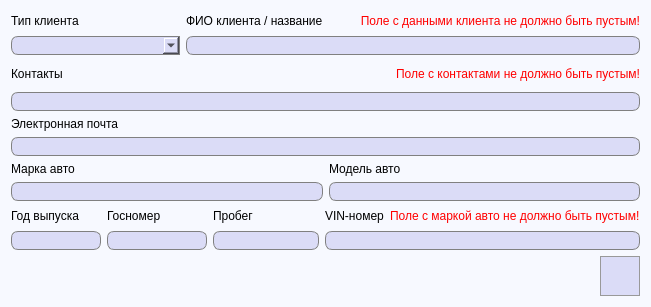
<?xml version="1.0" encoding="UTF-8"?>
<ui version="4.0">
 <class>AddClient</class>
 <widget class="QDialog" name="AddClient">
  <property name="geometry">
   <rect>
    <x>0</x>
    <y>0</y>
    <width>651</width>
    <height>307</height>
   </rect>
  </property>
  <property name="windowTitle">
   <string>Добавление клиента</string>
  </property>
  <property name="windowOpacity">
   <double>1.000000000000000</double>
  </property>
  <property name="styleSheet">
   <string notr="true">QDialog {
	background-color: #f7f9ff;
}

QMessageBox {
	background-color: white;
}</string>
  </property>
  <property name="modal">
   <bool>false</bool>
  </property>
  <layout class="QGridLayout" name="gridLayout_5">
   <item row="0" column="0" colspan="2">
    <layout class="QGridLayout" name="gridLayout">
     <item row="0" column="0">
      <widget class="QLabel" name="label_7">
       <property name="font">
        <font>
         <pointsize>9</pointsize>
        </font>
       </property>
       <property name="text">
        <string>Тип клиента</string>
       </property>
      </widget>
     </item>
     <item row="0" column="1">
      <widget class="QLabel" name="label">
       <property name="font">
        <font>
         <pointsize>9</pointsize>
        </font>
       </property>
       <property name="text">
        <string>ФИО клиента / название</string>
       </property>
      </widget>
     </item>
     <item row="0" column="2">
      <widget class="QLabel" name="nameErrorLabel">
       <property name="font">
        <font>
         <pointsize>9</pointsize>
        </font>
       </property>
       <property name="styleSheet">
        <string notr="true">QLabel {
	color: red;
}</string>
       </property>
       <property name="text">
        <string>Поле с данными клиента не должно быть пустым!</string>
       </property>
       <property name="alignment">
        <set>Qt::AlignRight|Qt::AlignTrailing|Qt::AlignVCenter</set>
       </property>
      </widget>
     </item>
     <item row="1" column="0">
      <widget class="QComboBox" name="clientTypeComboBox">
       <property name="font">
        <font>
         <pointsize>10</pointsize>
        </font>
       </property>
       <property name="styleSheet">
        <string notr="true">QComboBox {
	border: 1px solid gray;
    border-top-left-radius: 7px;
	border-bottom-left-radius: 7px;
    background-color: #dbdcf7;
	padding-left: 6px;
}</string>
       </property>
      </widget>
     </item>
     <item row="1" column="1" colspan="2">
      <widget class="QLineEdit" name="clientFMLnameLine">
       <property name="font">
        <font>
         <pointsize>10</pointsize>
        </font>
       </property>
       <property name="styleSheet">
        <string notr="true">QLineEdit {
	border: 1px solid gray;
    border-radius: 7px;
    background-color: #dbdcf7;
	padding-left: 3px;
}</string>
       </property>
       <property name="frame">
        <bool>true</bool>
       </property>
      </widget>
     </item>
    </layout>
   </item>
   <item row="4" column="1">
    <widget class="QPushButton" name="saveClientButton">
     <property name="minimumSize">
      <size>
       <width>40</width>
       <height>40</height>
      </size>
     </property>
     <property name="maximumSize">
      <size>
       <width>40</width>
       <height>40</height>
      </size>
     </property>
     <property name="styleSheet">
      <string notr="true">QPushButton {
	background-color: #dbdcf7;
	border: 1px solid #999999;
}

QPushButton:hover {
	background-color: #d5d6f0;
	border: 1px solid #acacac;
}

QPushButton:pressed {
	background-color: #cbcde6;
	border: 2px solid #999999;
}</string>
     </property>
     <property name="text">
      <string/>
     </property>
     <property name="icon">
      <iconset resource="images.qrc">
       <normaloff>:/images/save.png</normaloff>:/images/save.png</iconset>
     </property>
     <property name="iconSize">
      <size>
       <width>30</width>
       <height>30</height>
      </size>
     </property>
     <property name="autoDefault">
      <bool>false</bool>
     </property>
    </widget>
   </item>
   <item row="1" column="0" colspan="2">
    <layout class="QGridLayout" name="gridLayout_2">
     <item row="0" column="0">
      <widget class="QLabel" name="label_2">
       <property name="font">
        <font>
         <pointsize>9</pointsize>
        </font>
       </property>
       <property name="text">
        <string>Контакты</string>
       </property>
      </widget>
     </item>
     <item row="0" column="1">
      <spacer name="horizontalSpacer_2">
       <property name="orientation">
        <enum>Qt::Horizontal</enum>
       </property>
       <property name="sizeHint" stdset="0">
        <size>
         <width>431</width>
         <height>25</height>
        </size>
       </property>
      </spacer>
     </item>
     <item row="0" column="2">
      <widget class="QLabel" name="contactsErrorLabel">
       <property name="font">
        <font>
         <pointsize>9</pointsize>
        </font>
       </property>
       <property name="styleSheet">
        <string notr="true">QLabel {
	color: red;
}</string>
       </property>
       <property name="text">
        <string>Поле с контактами не должно быть пустым!</string>
       </property>
      </widget>
     </item>
     <item row="1" column="0" colspan="3">
      <widget class="QLineEdit" name="contactsLine">
       <property name="font">
        <font>
         <pointsize>10</pointsize>
        </font>
       </property>
       <property name="styleSheet">
        <string notr="true">QLineEdit {
	border: 1px solid gray;
    border-radius: 7px;
    background-color: #dbdcf7;
	padding-left: 3px;
}</string>
       </property>
       <property name="frame">
        <bool>true</bool>
       </property>
      </widget>
     </item>
    </layout>
   </item>
   <item row="2" column="0" colspan="2">
    <layout class="QGridLayout" name="gridLayout_3">
     <item row="3" column="1">
      <widget class="QLineEdit" name="autoModelLine">
       <property name="minimumSize">
        <size>
         <width>0</width>
         <height>0</height>
        </size>
       </property>
       <property name="maximumSize">
        <size>
         <width>16777215</width>
         <height>16777215</height>
        </size>
       </property>
       <property name="font">
        <font>
         <pointsize>10</pointsize>
        </font>
       </property>
       <property name="styleSheet">
        <string notr="true">QLineEdit {
	border: 1px solid gray;
    border-radius: 7px;
    background-color: #dbdcf7;
	padding-left: 3px;
}</string>
       </property>
       <property name="frame">
        <bool>true</bool>
       </property>
      </widget>
     </item>
     <item row="0" column="0" colspan="2">
      <widget class="QLabel" name="label_9">
       <property name="font">
        <font>
         <pointsize>9</pointsize>
        </font>
       </property>
       <property name="text">
        <string>Электронная почта</string>
       </property>
      </widget>
     </item>
     <item row="2" column="1">
      <widget class="QLabel" name="label_8">
       <property name="font">
        <font>
         <pointsize>9</pointsize>
        </font>
       </property>
       <property name="text">
        <string>Модель авто</string>
       </property>
      </widget>
     </item>
     <item row="3" column="0">
      <widget class="QLineEdit" name="autoBrandLine">
       <property name="minimumSize">
        <size>
         <width>0</width>
         <height>0</height>
        </size>
       </property>
       <property name="maximumSize">
        <size>
         <width>16777215</width>
         <height>16777215</height>
        </size>
       </property>
       <property name="font">
        <font>
         <pointsize>10</pointsize>
        </font>
       </property>
       <property name="styleSheet">
        <string notr="true">QLineEdit {
	border: 1px solid gray;
    border-radius: 7px;
    background-color: #dbdcf7;
	padding-left: 3px;
}</string>
       </property>
       <property name="frame">
        <bool>true</bool>
       </property>
      </widget>
     </item>
     <item row="1" column="0" colspan="2">
      <widget class="QLineEdit" name="emailLine">
       <property name="font">
        <font>
         <pointsize>10</pointsize>
        </font>
       </property>
       <property name="styleSheet">
        <string notr="true">QLineEdit {
	border: 1px solid gray;
    border-radius: 7px;
    background-color: #dbdcf7;
	padding-left: 3px;
}</string>
       </property>
      </widget>
     </item>
     <item row="2" column="0">
      <widget class="QLabel" name="label_3">
       <property name="font">
        <font>
         <pointsize>9</pointsize>
        </font>
       </property>
       <property name="text">
        <string>Марка авто</string>
       </property>
      </widget>
     </item>
    </layout>
   </item>
   <item row="3" column="0" colspan="2">
    <layout class="QGridLayout" name="gridLayout_4">
     <item row="0" column="1">
      <widget class="QLabel" name="label_4">
       <property name="font">
        <font>
         <pointsize>9</pointsize>
        </font>
       </property>
       <property name="text">
        <string>Госномер</string>
       </property>
      </widget>
     </item>
     <item row="1" column="3" colspan="2">
      <widget class="QLineEdit" name="VINnumberLine">
       <property name="font">
        <font>
         <pointsize>10</pointsize>
        </font>
       </property>
       <property name="styleSheet">
        <string notr="true">QLineEdit {
	border: 1px solid grey;
    border-radius: 7px;
    background-color: #dbdcf7;
	padding-left: 3px;
}</string>
       </property>
       <property name="frame">
        <bool>true</bool>
       </property>
      </widget>
     </item>
     <item row="1" column="1">
      <widget class="QLineEdit" name="autoLicensePlateLine">
       <property name="minimumSize">
        <size>
         <width>100</width>
         <height>0</height>
        </size>
       </property>
       <property name="maximumSize">
        <size>
         <width>100</width>
         <height>16777215</height>
        </size>
       </property>
       <property name="font">
        <font>
         <pointsize>10</pointsize>
        </font>
       </property>
       <property name="styleSheet">
        <string notr="true">QLineEdit {
	border: 1px solid gray;
    border-radius: 7px;
    background-color: #dbdcf7;
	padding-left: 3px;
}</string>
       </property>
       <property name="frame">
        <bool>true</bool>
       </property>
      </widget>
     </item>
     <item row="1" column="0">
      <widget class="QLineEdit" name="manufactureYearLine">
       <property name="minimumSize">
        <size>
         <width>90</width>
         <height>0</height>
        </size>
       </property>
       <property name="maximumSize">
        <size>
         <width>90</width>
         <height>16777215</height>
        </size>
       </property>
       <property name="font">
        <font>
         <pointsize>10</pointsize>
        </font>
       </property>
       <property name="styleSheet">
        <string notr="true">QLineEdit {
	border: 1px solid gray;
    border-radius: 7px;
    background-color: #dbdcf7;
	padding-left: 3px;
}</string>
       </property>
       <property name="frame">
        <bool>true</bool>
       </property>
      </widget>
     </item>
     <item row="0" column="3">
      <widget class="QLabel" name="label_6">
       <property name="font">
        <font>
         <pointsize>9</pointsize>
        </font>
       </property>
       <property name="text">
        <string>VIN-номер</string>
       </property>
      </widget>
     </item>
     <item row="0" column="0">
      <widget class="QLabel" name="label_5">
       <property name="font">
        <font>
         <pointsize>9</pointsize>
        </font>
       </property>
       <property name="text">
        <string>Год выпуска</string>
       </property>
      </widget>
     </item>
     <item row="1" column="2">
      <widget class="QLineEdit" name="mileageLine">
       <property name="font">
        <font>
         <pointsize>10</pointsize>
        </font>
       </property>
       <property name="styleSheet">
        <string notr="true">QLineEdit {
	border: 1px solid grey;
    border-radius: 7px;
    background-color: #dbdcf7;
	padding-left: 3px;
}</string>
       </property>
      </widget>
     </item>
     <item row="0" column="2">
      <widget class="QLabel" name="label_10">
       <property name="font">
        <font>
         <pointsize>9</pointsize>
        </font>
       </property>
       <property name="text">
        <string>Пробег</string>
       </property>
      </widget>
     </item>
     <item row="0" column="4">
      <widget class="QLabel" name="autoErrorLabel">
       <property name="font">
        <font>
         <pointsize>9</pointsize>
        </font>
       </property>
       <property name="styleSheet">
        <string notr="true">QLabel {
	color: red;
}</string>
       </property>
       <property name="text">
        <string>Поле с маркой авто не должно быть пустым!</string>
       </property>
      </widget>
     </item>
    </layout>
   </item>
   <item row="4" column="0">
    <spacer name="horizontalSpacer">
     <property name="orientation">
      <enum>Qt::Horizontal</enum>
     </property>
     <property name="sizeHint" stdset="0">
      <size>
       <width>40</width>
       <height>20</height>
      </size>
     </property>
    </spacer>
   </item>
  </layout>
 </widget>
 <tabstops>
  <tabstop>clientTypeComboBox</tabstop>
  <tabstop>clientFMLnameLine</tabstop>
  <tabstop>contactsLine</tabstop>
  <tabstop>emailLine</tabstop>
  <tabstop>autoBrandLine</tabstop>
  <tabstop>autoModelLine</tabstop>
  <tabstop>manufactureYearLine</tabstop>
  <tabstop>autoLicensePlateLine</tabstop>
  <tabstop>VINnumberLine</tabstop>
  <tabstop>saveClientButton</tabstop>
 </tabstops>
 <resources>
  <include location="images.qrc"/>
 </resources>
 <connections/>
</ui>
